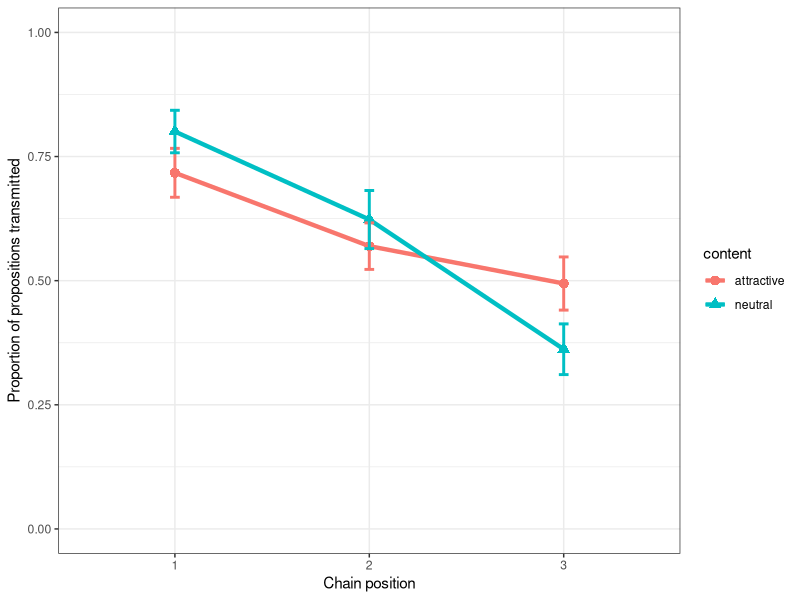

Source code (R):
## ---- chunk 1
knitr::opts_chunk$set(echo = TRUE)
## ---- chunk 2
library(tidyverse)
library(lme4)

# data structure:
negative = tibble(content = factor(rep(rep(c("attractive", "neutral"), each = 30), 3)), 
                  proportion = NA,
                  chain_position = factor(rep(1:3, each = 60)),
                  chain_ID = factor(rep(1:60, 3)))

# simulated data:
negative$proportion[1:60] <- rnorm(60, 0.8, .3)
negative$proportion[61:120] <- rnorm(60, 0.6, .3)
negative$proportion[121:180] <- rnorm(60, 0.4, .3)

# test with difference:
# negative <- negative %>%
#  mutate(proportion = replace(proportion, content=="attractive", proportion + 0.05))

negative <- negative %>%
  mutate(proportion = replace(proportion, proportion > 1, 1)) %>%
  mutate(proportion = replace(proportion, proportion < 0, 0))

# plot the proportion of sentence correctly retained:
negative %>%
  ggplot(aes(x = chain_position, y = proportion, colour = content)) + 
    stat_summary(fun = mean, geom = "line", size = 1.5, aes(group = content, colour = content)) +
    stat_summary(fun = mean, geom = "point", size = 3, aes(shape = content)) + 
    stat_summary(fun.data = mean_se, geom = "errorbar", width = 0.05, size = 1) + 
    theme_bw() + 
    ylim(0,1) +
    labs(x = "Chain position", y = "Proportion of propositions transmitted") 
## ---- chunk 3
no_content_model <- lmer(proportion ~ chain_position + (1|chain_ID), data = negative)
AIC(no_content_model)
content_model <- lmer(proportion ~ content + chain_position + (1|chain_ID), data = negative)
AIC(content_model)
